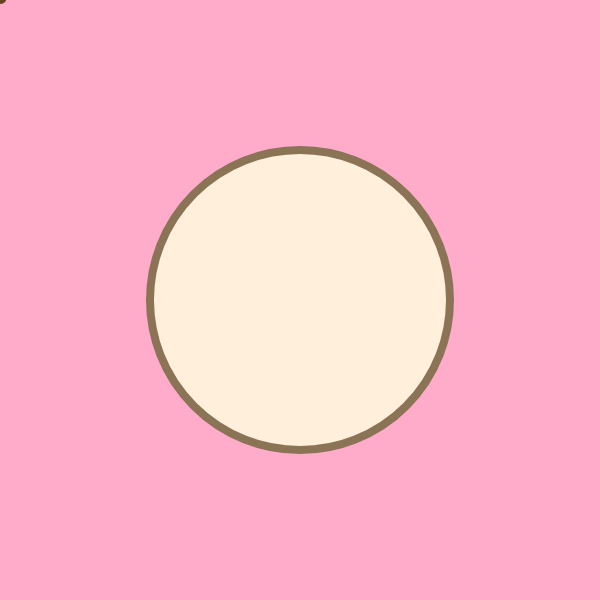
Frame 1 (no input)
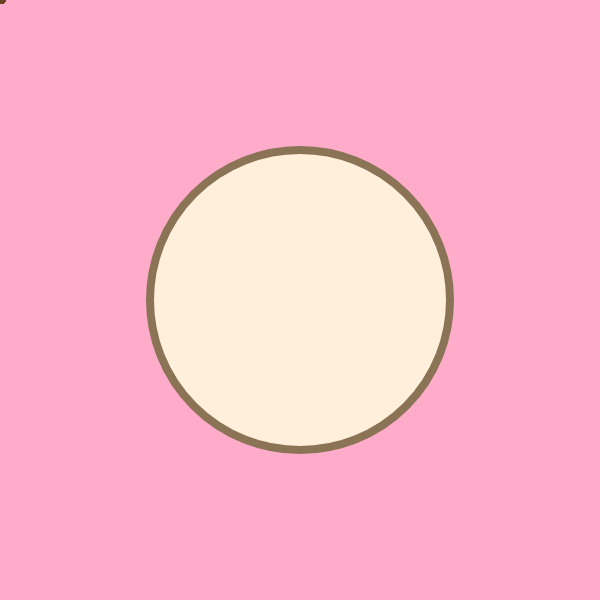
Frame 60 (no input)
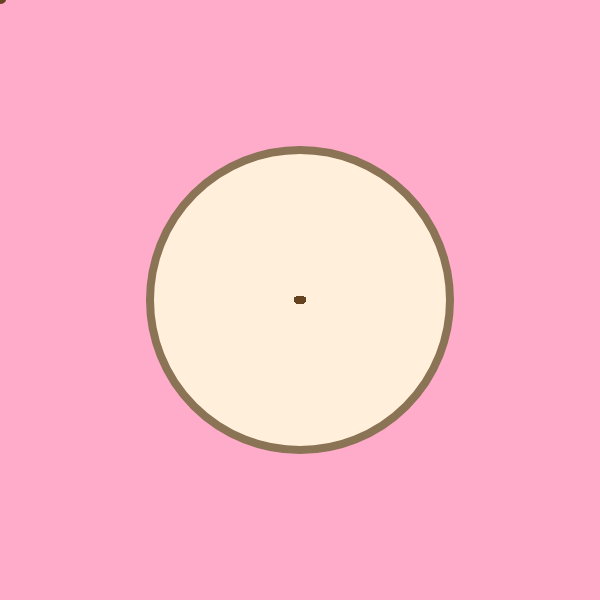
Frame 120 (the mouse pressed at the canvas centre since frame 60)

The p5.js sketch that drew these frames (run headless with seeded random() and noise() and a simulated clock; from frame 60 on, the mouse is pressed at the canvas centre):

// p5.js sketch
// ── sketch.js
/*
  Journey F.
  "Deisgn the Cookie"
  My idea was to allow the users to draw
  chocolate chips on the cookie

*/

let frostingX = 10;
let frostingY = 10;
let frostingLocation = 0;




function setup() {

  createCanvas(600, 600); //once
  strokeWeight(8);  
  background(255,172,203);
  fill(255,239,219);
  stroke(139,115,85);
  ellipse(300,300,300,300);
}

function draw() {  //forever

  
  //background(r,g,b); [i do not need this!!]
  noStroke();
  fill(101,67,33);
  ellipse(pmouseX,pmouseY, frostingX+2, frostingY-2, 20);
}

function mousePressed(){ //once clicked, will reset

  strokeWeight(8);  
  background(255,172,203);
  fill(255,239,219);
  stroke(139,115,85);
  ellipse(300,300,300,300);

}
